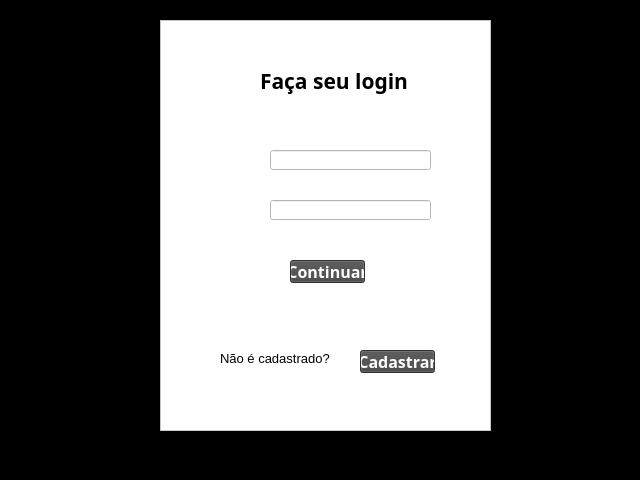
<?xml version="1.0" encoding="UTF-8"?>
<ui version="4.0">
 <class>MainWindow</class>
 <widget class="QMainWindow" name="MainWindow">
  <property name="geometry">
   <rect>
    <x>0</x>
    <y>0</y>
    <width>640</width>
    <height>480</height>
   </rect>
  </property>
  <property name="windowTitle">
   <string>MainWindow</string>
  </property>
  <property name="styleSheet">
   <string notr="true">background-color: rgb(0, 0, 0);</string>
  </property>
  <widget class="QWidget" name="centralwidget">
   <widget class="QFrame" name="frame">
    <property name="geometry">
     <rect>
      <x>160</x>
      <y>20</y>
      <width>331</width>
      <height>411</height>
     </rect>
    </property>
    <property name="styleSheet">
     <string notr="true">background-color: rgb(255, 255, 255);</string>
    </property>
    <property name="frameShape">
     <enum>QFrame::StyledPanel</enum>
    </property>
    <property name="frameShadow">
     <enum>QFrame::Raised</enum>
    </property>
    <widget class="QLabel" name="label">
     <property name="geometry">
      <rect>
       <x>100</x>
       <y>40</y>
       <width>161</width>
       <height>41</height>
      </rect>
     </property>
     <property name="font">
      <font>
       <family>Bahnschrift</family>
       <pointsize>16</pointsize>
       <weight>75</weight>
       <bold>true</bold>
      </font>
     </property>
     <property name="text">
      <string>Faça seu login</string>
     </property>
    </widget>
    <widget class="QLineEdit" name="lineEdit">
     <property name="geometry">
      <rect>
       <x>110</x>
       <y>130</y>
       <width>161</width>
       <height>20</height>
      </rect>
     </property>
    </widget>
    <widget class="QLineEdit" name="lineEdit_2">
     <property name="geometry">
      <rect>
       <x>110</x>
       <y>180</y>
       <width>161</width>
       <height>20</height>
      </rect>
     </property>
    </widget>
    <widget class="QPushButton" name="pushButton">
     <property name="geometry">
      <rect>
       <x>130</x>
       <y>240</y>
       <width>75</width>
       <height>23</height>
      </rect>
     </property>
     <property name="font">
      <font>
       <family>Agency FB</family>
       <pointsize>12</pointsize>
       <weight>75</weight>
       <bold>true</bold>
      </font>
     </property>
     <property name="styleSheet">
      <string notr="true">color: rgb(255, 255, 255);
background-color: rgb(68, 68, 68);</string>
     </property>
     <property name="text">
      <string>Continuar</string>
     </property>
    </widget>
    <widget class="QLabel" name="label_2">
     <property name="geometry">
      <rect>
       <x>60</x>
       <y>330</y>
       <width>111</width>
       <height>16</height>
      </rect>
     </property>
     <property name="font">
      <font>
       <pointsize>10</pointsize>
      </font>
     </property>
     <property name="text">
      <string>Não é cadastrado?</string>
     </property>
    </widget>
    <widget class="QPushButton" name="pushButton_2">
     <property name="geometry">
      <rect>
       <x>200</x>
       <y>330</y>
       <width>75</width>
       <height>23</height>
      </rect>
     </property>
     <property name="font">
      <font>
       <family>Agency FB</family>
       <pointsize>12</pointsize>
       <weight>75</weight>
       <bold>true</bold>
      </font>
     </property>
     <property name="styleSheet">
      <string notr="true">color: rgb(255, 255, 255);
background-color: rgb(68, 68, 68);</string>
     </property>
     <property name="text">
      <string>Cadastrar</string>
     </property>
    </widget>
    <widget class="QLabel" name="label_3">
     <property name="geometry">
      <rect>
       <x>60</x>
       <y>130</y>
       <width>101</width>
       <height>21</height>
      </rect>
     </property>
     <property name="text">
      <string/>
     </property>
     <property name="pixmap">
      <pixmap>../../../../Downloads/Design sem nome (7).png</pixmap>
     </property>
    </widget>
    <widget class="QLabel" name="label_4">
     <property name="geometry">
      <rect>
       <x>60</x>
       <y>180</y>
       <width>51</width>
       <height>21</height>
      </rect>
     </property>
     <property name="text">
      <string/>
     </property>
     <property name="pixmap">
      <pixmap>../../../../Downloads/Design sem nome (8).png</pixmap>
     </property>
    </widget>
    <zorder>label_4</zorder>
    <zorder>label_3</zorder>
    <zorder>label</zorder>
    <zorder>lineEdit</zorder>
    <zorder>lineEdit_2</zorder>
    <zorder>pushButton</zorder>
    <zorder>label_2</zorder>
    <zorder>pushButton_2</zorder>
   </widget>
  </widget>
  <widget class="QStatusBar" name="statusbar"/>
 </widget>
 <resources/>
 <connections/>
</ui>
